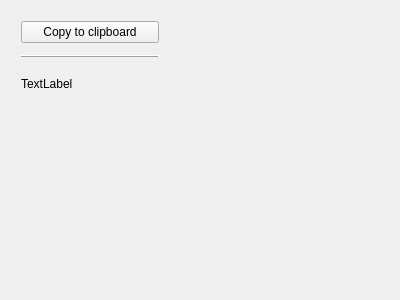
<?xml version="1.0" encoding="UTF-8"?>
<ui version="4.0">
 <class>gui_qt</class>
 <widget class="QMainWindow" name="gui_qt">
  <property name="geometry">
   <rect>
    <x>0</x>
    <y>0</y>
    <width>400</width>
    <height>300</height>
   </rect>
  </property>
  <property name="windowTitle">
   <string>gui_qt</string>
  </property>
  <widget class="QWidget" name="centralWidget">
   <widget class="QWidget" name="verticalLayoutWidget">
    <property name="geometry">
     <rect>
      <x>10</x>
      <y>10</y>
      <width>160</width>
      <height>92</height>
     </rect>
    </property>
    <layout class="QVBoxLayout" name="layout">
     <item>
      <widget class="QPushButton" name="pushButton">
       <property name="text">
        <string>Copy to clipboard</string>
       </property>
      </widget>
     </item>
     <item>
      <spacer name="space3">
       <property name="orientation">
        <enum>Qt::Vertical</enum>
       </property>
       <property name="sizeHint" stdset="0">
        <size>
         <width>20</width>
         <height>40</height>
        </size>
       </property>
      </spacer>
     </item>
     <item>
      <widget class="QFrame" name="line">
       <property name="frameShape">
        <enum>QFrame::HLine</enum>
       </property>
       <property name="frameShadow">
        <enum>QFrame::Raised</enum>
       </property>
      </widget>
     </item>
     <item>
      <spacer name="space2">
       <property name="orientation">
        <enum>Qt::Vertical</enum>
       </property>
       <property name="sizeHint" stdset="0">
        <size>
         <width>20</width>
         <height>40</height>
        </size>
       </property>
      </spacer>
     </item>
     <item>
      <spacer name="space1">
       <property name="orientation">
        <enum>Qt::Vertical</enum>
       </property>
       <property name="sizeHint" stdset="0">
        <size>
         <width>20</width>
         <height>40</height>
        </size>
       </property>
      </spacer>
     </item>
     <item>
      <widget class="QLabel" name="url_label">
       <property name="text">
        <string>TextLabel</string>
       </property>
      </widget>
     </item>
    </layout>
   </widget>
  </widget>
 </widget>
 <layoutdefault spacing="6" margin="11"/>
 <resources/>
 <connections/>
</ui>
